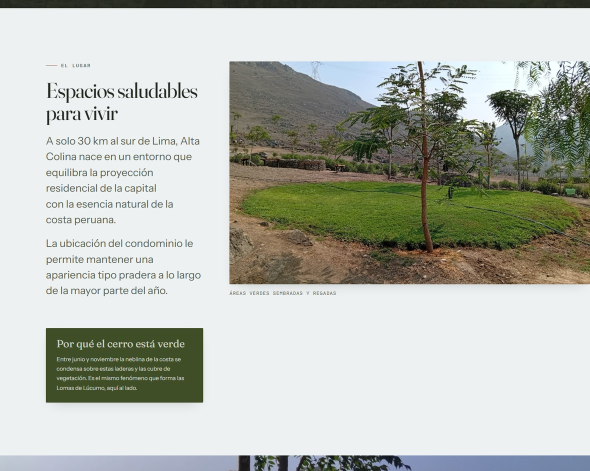
#> input picture vista-previa/foto-corregida.jpg, 1180 x 942 px (shown at 1/2 size)
$ python -i tratar_color.py   (imports and definitions only)
#> lines starting #> are read from the running program, lines starting #| are printed output that depends on the picture; after the words box and inside, x2 and y2 are one past the last pixel; in counts of white or black regions, pixels touching at a corner belong together
#!/usr/bin/env python3
"""
ALTA COLINA — tratamiento de color de las fotos.

Las fotos vienen del celular, sin editar: colores lavados, dominante cálida y
poco contraste. Esto les aplica el mismo orden que usa un editor profesional
de fotografía inmobiliaria:

    1. balance de blancos   (quitar la dominante de color)
    2. exposición y rango   (estirar sin quemar)
    3. curva de tonos       (contraste en S suave)
    4. saturación           (adaptativa: más a las lavadas, menos a las vivas)
    5. nitidez              (leve, al final)

Lo importante es que sea ADAPTATIVO: una foto ya contrastada no necesita más
contraste. Y que todas terminen pareciéndose entre sí, porque la consistencia
es lo que hace que un conjunto se vea profesional.

NUNCA toca los originales de material/: solo las versiones de material/web/.
Se puede volver a correr sin miedo.
"""
import numpy as np
from PIL import Image, ImageEnhance

# --- cómo queda una foto bien tratada ---
RANGO_META      = 232    # cuánto del 0-255 debe ocupar (contraste)
SATURACION_META = 0.30   # saturación media a la que se apunta
TOPE_SATURACION = 1.38   # más que esto se ve a filtro de celular
FUERZA_BLANCOS  = 0.60   # cuánto se corrige la dominante (1 = del todo)
TOPE_CONTRASTE  = 1.30   # nunca estirar más de esto: evita el look artificial


def _medir(a):
    """Rango dinámico, saturación media y dominante de color.

    La dominante se mide SOLO en los tonos medios. Si se midiera en toda la
    foto, un cielo blanco de neblina arrastraría la corrección y el cielo
    terminaría azul eléctrico.
    """
    g = a.mean(axis=2)
    p2, p98 = np.percentile(g, [2, 98])
    mx, mn = a.max(axis=2), a.min(axis=2)
    sat = np.where(mx > 0, (mx - mn) / np.maximum(mx, 1), 0).mean()

    medios = (g > 55) & (g < 205)
    muestra = a[medios] if medios.sum() > 1000 else a.reshape(-1, 3)
    return p2, p98, sat, muestra.reshape(-1, 3).mean(axis=0)


def _balance_de_blancos(a, medias):
    """Neutraliza la dominante llevando cada canal hacia el gris medio.

    Se aplica a medias (FUERZA_BLANCOS) para no matar la luz cálida del
    atardecer, que ahí sí es parte de la foto.
    """
    objetivo = medias.mean()
    for c in range(3):
        if medias[c] < 1:
            continue
        factor = 1 + (objetivo / medias[c] - 1) * FUERZA_BLANCOS
        factor = min(max(factor, 0.92), 1.10)      # correcciones suaves
        a[..., c] *= factor
    return np.clip(a, 0, 255)


def _estirar(a, p2, p98):
    """Lleva el rango de la foto al que debería tener, sin pasarse."""
    rango = p98 - p2
    if rango < 8:
        return a
    ganancia = min(RANGO_META / rango, TOPE_CONTRASTE)
    if ganancia <= 1.01:
        return a
    centro = (p2 + p98) / 2
    return np.clip((a - centro) * ganancia + centro, 0, 255)


def _curva_s(a, fuerza=0.14):
    """Contraste en S: da cuerpo a los medios sin tapar sombras ni quemar luces."""
    x = a / 255.0
    y = x + fuerza * np.sin(2 * np.pi * x) / (2 * np.pi) * -1
    return np.clip(y, 0, 1) * 255.0


def tratar(im, calidez=1.0):
    """Devuelve la foto tratada. `calidez` > 1 conserva más el tono cálido."""
    a = np.asarray(im.convert("RGB")).astype(float)
    p2, p98, sat, medias = _medir(a)

    a = _balance_de_blancos(a, medias)
    a = _estirar(a, p2, p98)
    a = _curva_s(a)

    y = Image.fromarray(np.clip(a, 0, 255).astype(np.uint8))

    # saturación adaptativa: las lavadas suben mucho, las vivas casi nada.
    # Los tonos claros (cielo, neblina) se protegen: si se saturan, el cielo
    # sale azul de postal y la foto deja de parecer real.
    if sat > 0.01:
        factor = min(max(SATURACION_META / sat, 1.0), TOPE_SATURACION)
        if factor > 1.02:
            antes = np.asarray(y).astype(float)
            subida = np.asarray(ImageEnhance.Color(y).enhance(factor)).astype(float)
            luz = antes.mean(axis=2, keepdims=True) / 255.0
            peso = np.clip((0.82 - luz) / 0.30, 0, 1)     # 0 en las luces altas
            y = Image.fromarray(np.clip(antes * (1 - peso) + subida * peso, 0, 255).astype(np.uint8))

    if calidez != 1.0:
        b = np.asarray(y).astype(float)
        b[..., 0] = np.clip(b[..., 0] * calidez, 0, 255)
        b[..., 2] = np.clip(b[..., 2] / calidez, 0, 255)
        y = Image.fromarray(b.astype(np.uint8))

    return ImageEnhance.Sharpness(y).enhance(1.18)


def resumen(im):
    """Para comprobar cómo quedó: rango, saturación y dominante."""
    a = np.asarray(im.convert("RGB")).astype(float)
    p2, p98, sat, medias = _medir(a)
    return {
        "rango": round(p98 - p2),
        "saturacion": round(sat * 100),
        "dominante": round(float(medias.max() - medias.mean()), 1),
    }

>>> from PIL import Image
>>> picture = Image.open('vista-previa/foto-corregida.jpg')
#> picture is the input picture: PIL image 1180x942 RGB; mean R, G, B 184.3, 188.1, 180.4
>>> result = tratar(picture)
#> in _medir, `g = a.mean(axis=2)`:
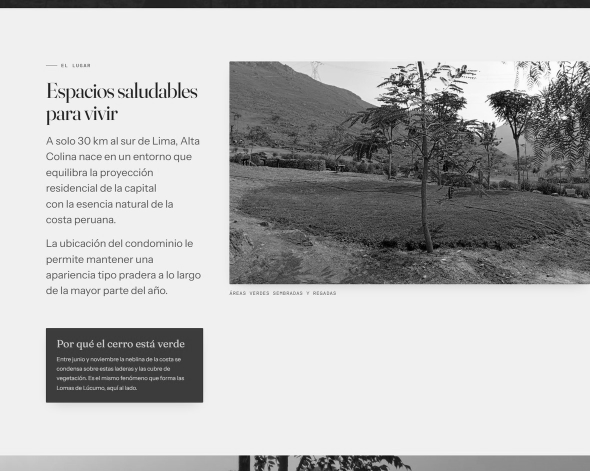
#> g: shape (942, 1180) float64 (shown at 1/2 size); min 0, max 255, mean 184.3
#> in _medir, `p2, p98 = np.percentile(g, [2, 98])`: p2 = 33.33; p98 = 244.3
#> in _medir, `mx, mn = a.max(axis=2), a.min(axis=2)`:
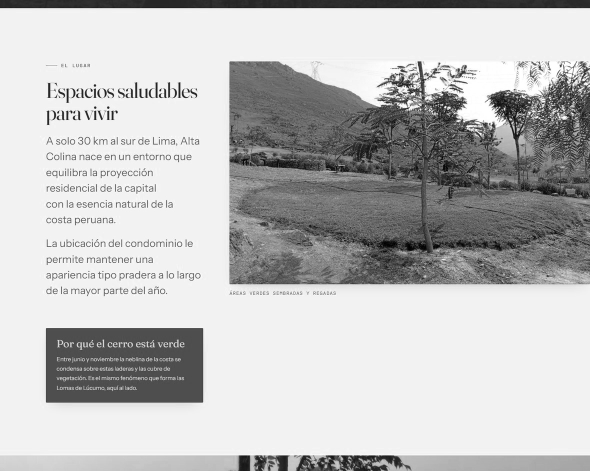
#> mx: shape (942, 1180) float64 (shown at 1/2 size); min 0, max 255, mean 191.7
#> in _medir, `mx, mn = a.max(axis=2), a.min(axis=2)`:
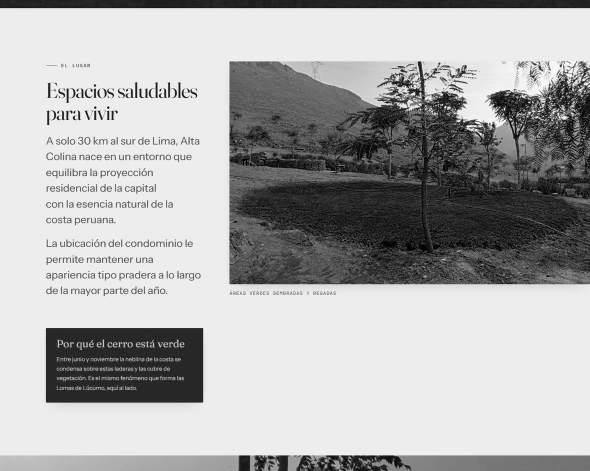
#> mn: shape (942, 1180) float64 (shown at 1/2 size); min 0, max 255, mean 175.2
#> in _medir, `sat = np.where(mx > 0, (mx - mn) / np.maximum(mx, 1), 0).mean()`: sat = 0.146
#> in _medir, `medios = (g > 55) & (g < 205)`:
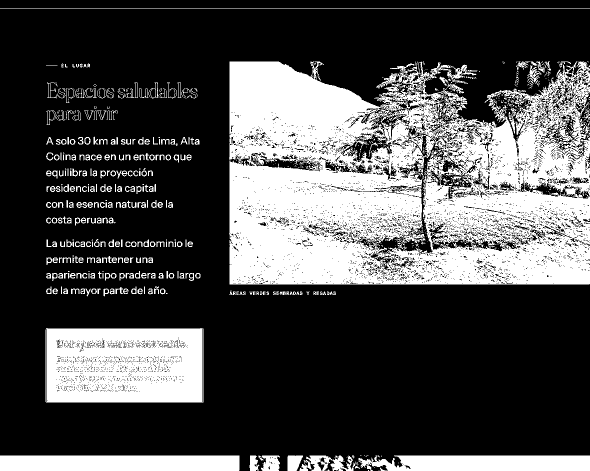
#> medios: shape (942, 1180) bool (shown at 1/2 size); 30% white; 961 white regions (639 under 20 px), largest, box (x1, y1, x2, y2) and area: (458, 123, 1180, 569) 235250, (91, 656, 407, 806) 44252, (0, 911, 479, 942) 14848
#> in tratar, `p2, p98, sat, medias = _medir(a)`: p2 = 33.33; p98 = 244.3; sat = 0.146; medias = [109.5, 111.6, 87.75]
#> in _balance_de_blancos, `objetivo = medias.mean()`: objetivo = 103
#> the loop in _balance_de_blancos, `for c in range(3):` made 3 passes
#> factor on passes 1 to 3: 0.964, 0.953, 1.1
#> after the loop in _balance_de_blancos, `for c in range(3):`:
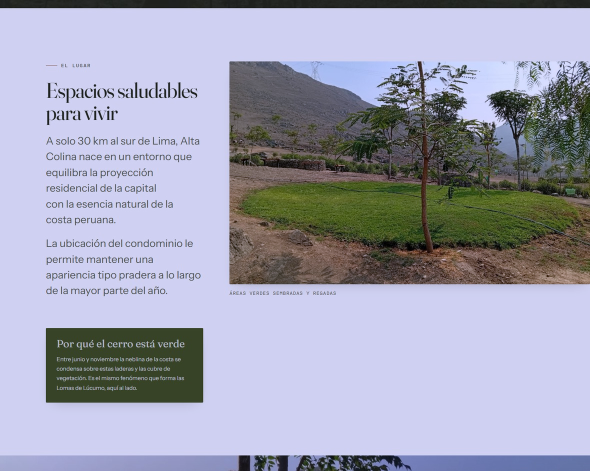
#> a: shape (942, 1180, 3) float64 (shown at 1/2 size); mean R, G, B 177.7, 179.3, 198.4; drawn with min black and max white
#> in _estirar, `rango = p98 - p2`: rango = 211
#> in _estirar, `ganancia = min(RANGO_META / rango, TOPE_CONTRASTE)`: ganancia = 1.1
#> in _estirar, `centro = (p2 + p98) / 2`: centro = 138.8
#> in _estirar, `return np.clip((a - centro) * ganancia + centro, 0, 255)`:
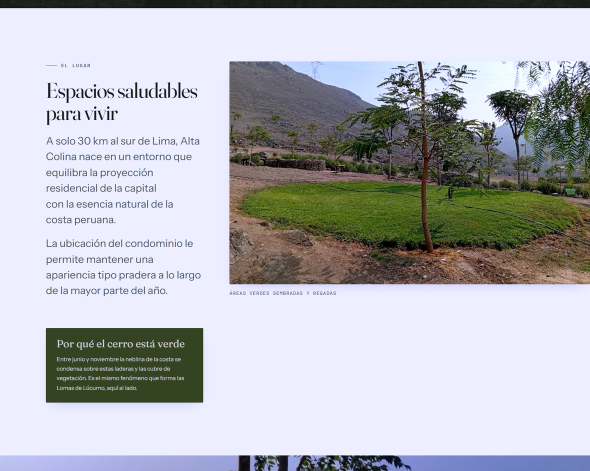
#> returned value: shape (942, 1180, 3) float64 (shown at 1/2 size); mean of channels 0, 1, 2 181.6, 183.4, 189.5; drawn as R, G, B
#> in tratar, `factor = min(max(SATURACION_META / sat, 1.0), TOPE_SATURACION)`: factor = 1.38
#> in tratar, `peso = np.clip((0.82 - luz) / 0.30, 0, 1)`:
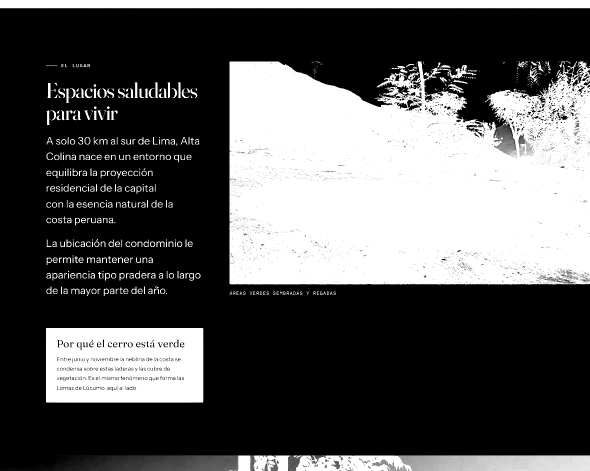
#> peso: shape (942, 1180, 1) float64 (shown at 1/2 size); min 0, max 1, mean 0.341

$ run again, on vista-previa/2-lugar-banda-cifras.jpg
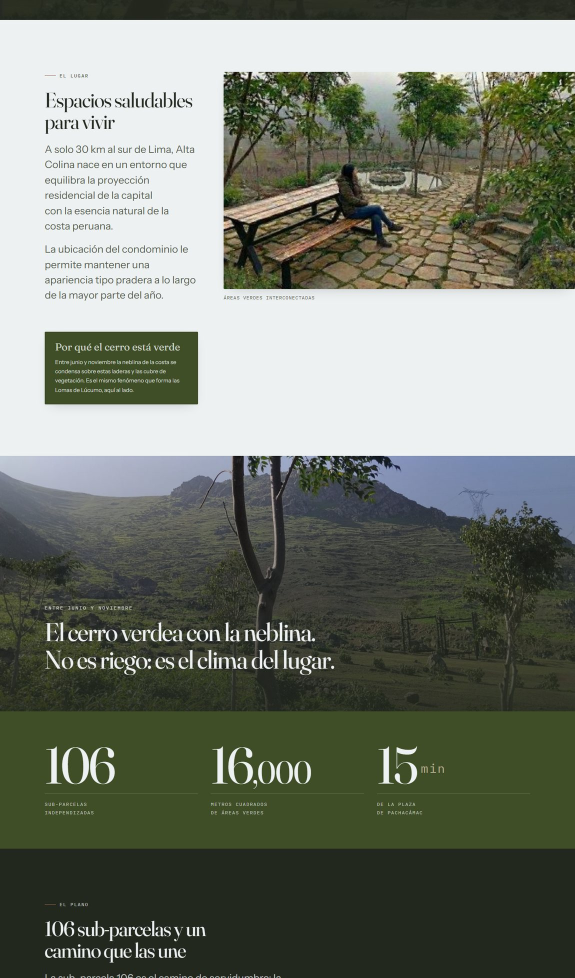
#> input picture vista-previa/2-lugar-banda-cifras.jpg, 1150 x 1956 px (shown at 1/2 size)
#> picture is the input picture: PIL image 1150x1956 RGB; mean R, G, B 116.8, 122.4, 110.5
#> in _medir, `p2, p98 = np.percentile(g, [2, 98])`: p2 = 30; p98 = 240.7
#> in _medir, `sat = np.where(mx > 0, (mx - mn) / np.maximum(mx, 1), 0).mean()`: sat = 0.222
#> in _medir, `medios = (g > 55) & (g < 205)`:
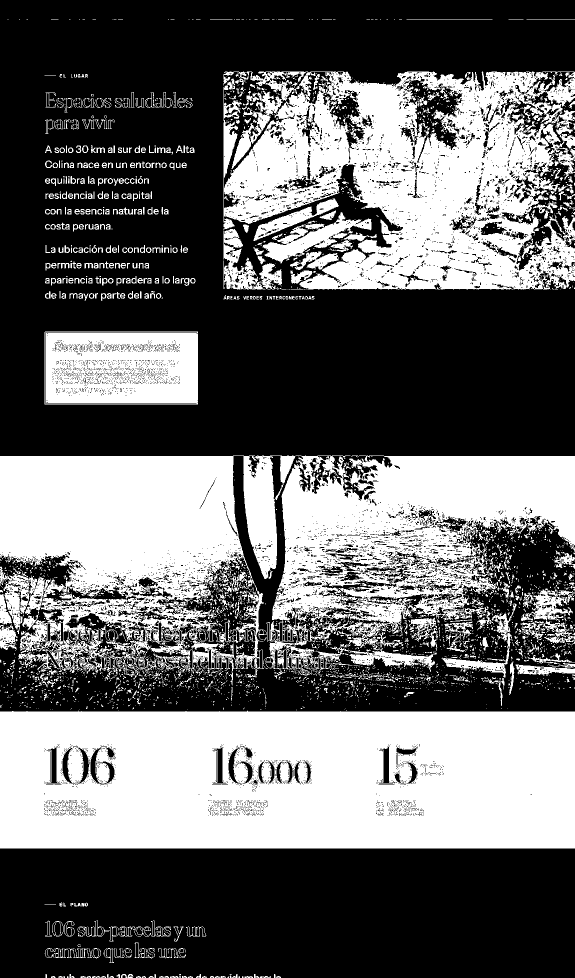
#> medios: shape (1956, 1150) bool (shown at 1/2 size); 41% white; 3660 white regions (3007 under 20 px), largest, box (x1, y1, x2, y2) and area: (0, 1421, 1150, 1697) 303493, (0, 911, 1150, 1359) 302320, (447, 143, 1150, 579) 190414
#> in tratar, `p2, p98, sat, medias = _medir(a)`: p2 = 30; p98 = 240.7; sat = 0.222; medias = [87.39, 94.41, 74.11]
#> objetivo = 85.3
#> the loop in _balance_de_blancos, `for c in range(3):` made 3 passes
#> factor on passes 1 to 3: 0.986, 0.942, 1.09
#> rango = 210.7
#> ganancia = 1.1
#> centro = 135.3
#> in tratar, `factor = min(max(SATURACION_META / sat, 1.0), TOPE_SATURACION)`: factor = 1.35
#> in tratar, `peso = np.clip((0.82 - luz) / 0.30, 0, 1)`:
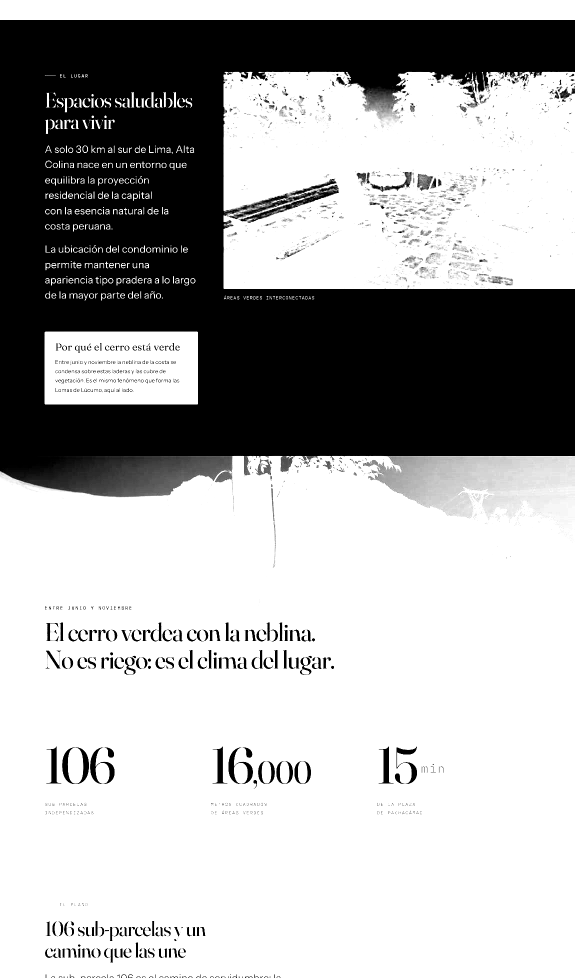
#> peso: shape (1956, 1150, 1) float64 (shown at 1/2 size); min 0, max 1, mean 0.68
